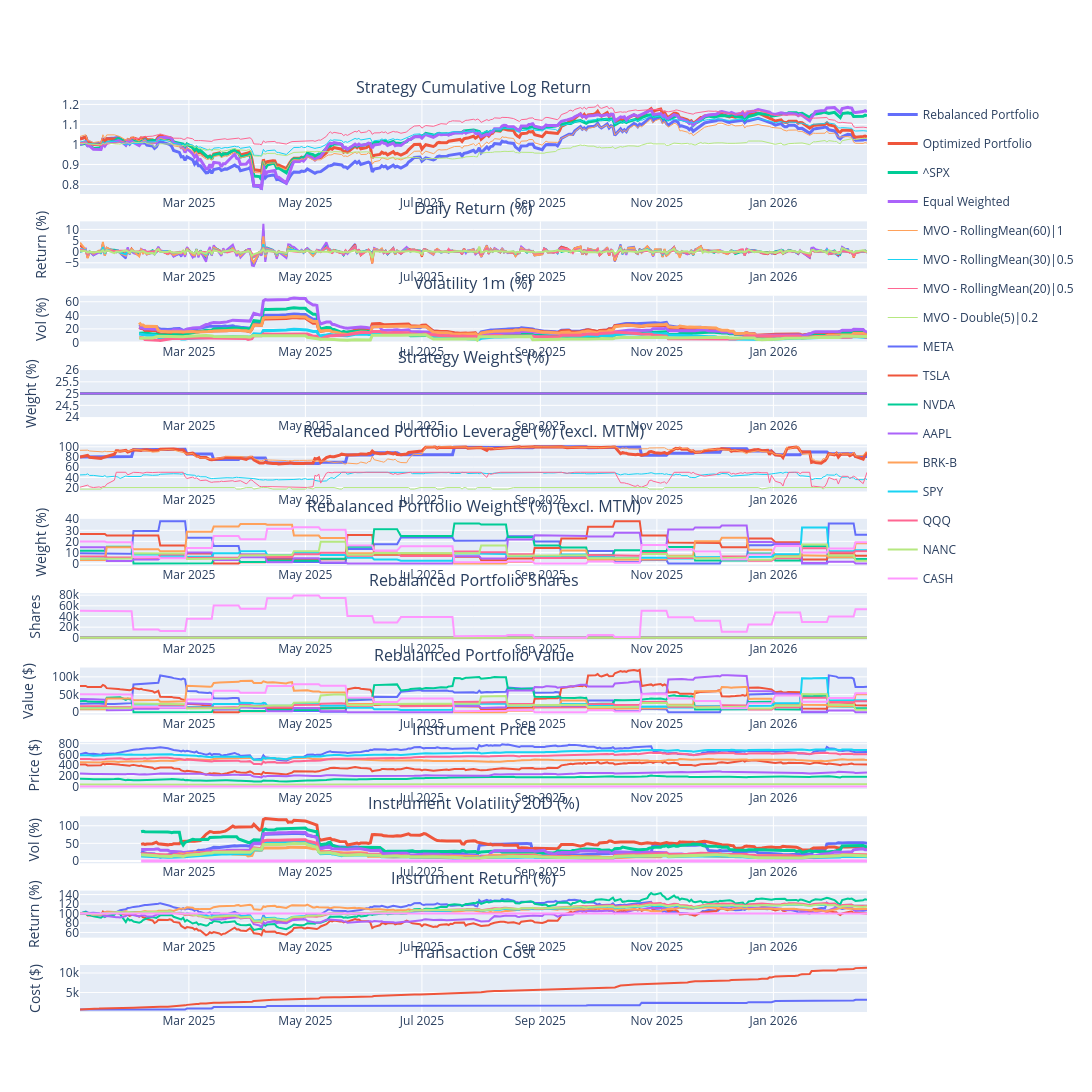

Source (notebook cell):
### Markdown cell above
# Log

2024-11-22: If we don't fix sum of weights to constant (e.g. 1), the model would statisfy the HHI constraints by reducing the overeall weights only, but not diversing the portfolios. Still, fixing to 1 is not good because sometime we should de-leverage given signals are weak. So we can consider to add a cash element in the optimization

2024-11-30: Create benchmark portfolios (e.g. equally weighted of all stocks) (DONE)

2024-12-06: Alpha models using returns relative to something (e.g. SPX)

### Code cell
portfolio = PortfolioStandard(
    capital=221437 + 35466,
    name='MVOPortfolio',        
    rebalance_iter=RebalancerIter('0 0 * * Fri', 2),        
    tc_model=TransactionCostFutu(), 
    systems_style=SystemStyle.VERTICAL,
    systems=[        
        # Long terms signals => 60days return / diversified        
        TradingSubSystemSingle(vol_target=vol_target, instruments=instruments, strategy=[MeanVarianceOpt(alpha_model=RollingMean(60), risk_model=RollingMeanCovNeg(60), gamma=10, hhi=0.2, confidence=1, leverage=1)], max_leverage=max_leverage, offset=100),

        # Mid terms signals => 30days return / diversified        
        TradingSubSystemSingle(vol_target=vol_target, instruments=instruments, strategy=[MeanVarianceOpt(alpha_model=RollingMean(30), risk_model=RollingMeanCovNeg(30), gamma=10, hhi=0.2, confidence=0.5, leverage=1)], max_leverage=max_leverage, offset=100),

        # Short terms signals => 5 and 10days returns / less diversified
        TradingSubSystemSingle(vol_target=vol_target, instruments=instruments, strategy=[MeanVarianceOpt(alpha_model=RollingMean(20), risk_model=RollingMeanCovNeg(20), gamma=30, hhi=0.4, confidence=0.5, leverage=1)], max_leverage=max_leverage, offset=100),         
        # TradingSubSystemSingle(vol_target=vol_target, instruments=instruments, strategy=[MeanVarianceOpt(alpha_model=RollingMean(5), risk_model=RollingMeanCovNeg(5), gamma=30, hhi=0.4, confidence=0.5, leverage=1)], max_leverage=max_leverage, offset=60),         

        # Mean Revert signals => 2days RSI / concentrated
        # TradingSubSystemSingle(vol_target=vol_target, instruments=instruments, strategy=[MeanVarianceOpt(alpha_model=RSI(2,10), risk_model=ZeroCov(), gamma=0, hhi=0, confidence=0.2)], max_leverage=max_leverage, offset=200),
        # TradingSubSystemSingle(vol_target=vol_target, instruments=instruments, strategy=[MeanVarianceOpt(alpha_model=RSI(2,95), risk_model=ZeroCov(), gamma=0, hhi=0, confidence=-1)], max_leverage=max_leverage, offset=200),

        # Mean Revert signals => Double7 / concentrated
        TradingSubSystemSingle(vol_target=vol_target, instruments=instruments, strategy=[MeanVarianceOpt(alpha_model=Double7(5), risk_model=ZeroCov(), gamma=0, hhi=0, confidence=0.2)], max_leverage=max_leverage, offset=200),
    ]
)

portfolio.set_start_date(start_date)
portfolio.set_end_date(end_date)
portfolio.backtest_subsystems()
portfolio.optimize()
portfolio.backtest()
portfolio.rebalance()
portfolio.performance(show_all_rets=True)

### Figure 1 — Plotly figure (JSON) as saved in the notebook; plotly's stock layout.template omitted (floating-point values rounded to 4 significant figures; data arrays with more than 128 entries replaced by an {"elided": "..."} marker saying what was removed)
{"data": [{"legendgroup": "Rebalanced Portfolio", "line": {"width": 3}, "marker": {"color": "#636EFA"}, "name": "Rebalanced Portfolio", "type": "scatter", "x": {"elided": "282 str values"}, "xaxis": "x", "y": {"elided": "282 float values"}, "yaxis": "y"}, {"legendgroup": "Rebalanced Portfolio", "marker": {"color": "#636EFA"}, "name": "Rebalanced Portfolio", "showlegend": false, "type": "scatter", "x": {"elided": "282 str values"}, "xaxis": "x2", "y": {"elided": "282 float values"}, "yaxis": "y2"}, {"legendgroup": "Rebalanced Portfolio", "line": {"width": 3}, "marker": {"color": "#636EFA"}, "name": "Rebalanced Portfolio", "showlegend": false, "type": "scatter", "x": {"elided": "282 str values"}, "xaxis": "x3", "y": {"elided": "282 float values"}, "yaxis": "y3"}, {"legendgroup": "Rebalanced Portfolio", "line": {"width": 3}, "marker": {"color": "#636EFA"}, "name": "Rebalanced Portfolio", "showlegend": false, "type": "scatter", "x": {"elided": "282 str values"}, "xaxis": "x5", "y": {"elided": "282 float values"}, "yaxis": "y5"}, {"legendgroup": "Rebalanced Portfolio", "marker": {"color": "#636EFA"}, "name": "Rebalanced Portfolio", "showlegend": false, "type": "scatter", "x": {"elided": "282 str values"}, "xaxis": "x12", "y": {"elided": "282 float values"}, "yaxis": "y12"}, {"legendgroup": "Optimized Portfolio", "line": {"width": 3}, "marker": {"color": "#EF553B"}, "name": "Optimized Portfolio", "type": "scatter", "x": {"elided": "282 str values"}, "xaxis": "x", "y": {"elided": "282 float values"}, "yaxis": "y"}, {"legendgroup": "Optimized Portfolio", "marker": {"color": "#EF553B"}, "name": "Optimized Portfolio", "showlegend": false, "type": "scatter", "x": {"elided": "282 str values"}, "xaxis": "x2", "y": {"elided": "282 float values"}, "yaxis": "y2"}, {"legendgroup": "Optimized Portfolio", "line": {"width": 3}, "marker": {"color": "#EF553B"}, "name": "Optimized Portfolio", "showlegend": false, "type": "scatter", "x": {"elided": "282 str values"}, "xaxis": "x3", "y": {"elided": "282 float values"}, "yaxis": "y3"}, {"legendgroup": "Optimized Portfolio", "line": {"width": 3}, "marker": {"color": "#EF553B"}, "name": "Optimized Portfolio", "showlegend": false, "type": "scatter", "x": {"elided": "282 str values"}, "xaxis": "x5", "y": {"elided": "282 float values"}, "yaxis": "y5"}, {"legendgroup": "Optimized Portfolio", "marker": {"color": "#EF553B"}, "name": "Optimized Portfolio", "showlegend": false, "type": "scatter", "x": {"elided": "282 str values"}, "xaxis": "x12", "y": {"elided": "282 float values"}, "yaxis": "y12"}, {"legendgroup": "^SPX", "line": {"width": 3}, "marker": {"color": "#00CC96"}, "name": "^SPX", "type": "scatter", "x": {"elided": "282 str values"}, "xaxis": "x", "y": {"elided": "282 float values"}, "yaxis": "y"}, {"legendgroup": "^SPX", "marker": {"color": "#00CC96"}, "name": "^SPX", "showlegend": false, "type": "scatter", "x": {"elided": "282 str values"}, "xaxis": "x2", "y": {"elided": "282 float values"}, "yaxis": "y2"}, {"legendgroup": "^SPX", "line": {"width": 3}, "marker": {"color": "#00CC96"}, "name": "^SPX", "showlegend": false, "type": "scatter", "x": {"elided": "282 str values"}, "xaxis": "x3", "y": {"elided": "282 float values"}, "yaxis": "y3"}, {"legendgroup": "Equal Weighted", "line": {"width": 3}, "marker": {"color": "#AB63FA"}, "name": "Equal Weighted", "type": "scatter", "x": {"elided": "282 str values"}, "xaxis": "x", "y": {"elided": "282 float values"}, "yaxis": "y"}, {"legendgroup": "Equal Weighted", "marker": {"color": "#AB63FA"}, "name": "Equal Weighted", "showlegend": false, "type": "scatter", "x": {"elided": "282 str values"}, "xaxis": "x2", "y": {"elided": "282 float values"}, "yaxis": "y2"}, {"legendgroup": "Equal Weighted", "line": {"width": 3}, "marker": {"color": "#AB63FA"}, "name": "Equal Weighted", "showlegend": false, "type": "scatter", "x": {"elided": "282 str values"}, "xaxis": "x3", "y": {"elided": "282 float values"}, "yaxis": "y3"}, {"legendgroup": "MVO - RollingMean(60)|1", "line": {"width": 1}, "marker": {"color": "#FFA15A"}, "name": "MVO - RollingMean(60)|1", "type": "scatter", "x": {"elided": "282 str values"}, "xaxis": "x", "y": {"elided": "282 float values"}, "yaxis": "y"}, {"legendgroup": "MVO - RollingMean(60)|1", "marker": {"color": "#FFA15A"}, "name": "MVO - RollingMean(60)|1", "showlegend": false, "type": "scatter", "x": {"elided": "282 str values"}, "xaxis": "x2", "y": {"elided": "282 float values"}, "yaxis": "y2"}, {"legendgroup": "MVO - RollingMean(60)|1", "line": {"width": 3}, "marker": {"color": "#FFA15A"}, "name": "MVO - RollingMean(60)|1", "showlegend": false, "type": "scatter", "x": {"elided": "282 str values"}, "xaxis": "x3", "y": {"elided": "282 float values"}, "yaxis": "y3"}, {"legendgroup": "MVO - RollingMean(60)|1", "line": {"width": 1}, "marker": {"color": "#FFA15A"}, "name": "MVO - RollingMean(60)|1", "showlegend": false, "type": "scatter", "x": {"elided": "282 str values"}, "xaxis": "x5", "y": {"elided": "282 float values"}, "yaxis": "y5"}, {"legendgroup": "MVO - RollingMean(30)|0.5", "line": {"width": 1}, "marker": {"color": "#19D3F3"}, "name": "MVO - RollingMean(30)|0.5", "type": "scatter", "x": {"elided": "282 str values"}, "xaxis": "x", "y": {"elided": "282 float values"}, "yaxis": "y"}, {"legendgroup": "MVO - RollingMean(30)|0.5", "marker": {"color": "#19D3F3"}, "name": "MVO - RollingMean(30)|0.5", "showlegend": false, "type": "scatter", "x": {"elided": "282 str values"}, "xaxis": "x2", "y": {"elided": "282 float values"}, "yaxis": "y2"}, {"legendgroup": "MVO - RollingMean(30)|0.5", "line": {"width": 3}, "marker": {"color": "#19D3F3"}, "name": "MVO - RollingMean(30)|0.5", "showlegend": false, "type": "scatter", "x": {"elided": "282 str values"}, "xaxis": "x3", "y": {"elided": "282 float values"}, "yaxis": "y3"}, {"legendgroup": "MVO - RollingMean(30)|0.5", "line": {"width": 1}, "marker": {"color": "#19D3F3"}, "name": "MVO - RollingMean(30)|0.5", "showlegend": false, "type": "scatter", "x": {"elided": "282 str values"}, "xaxis": "x5", "y": {"elided": "282 float values"}, "yaxis": "y5"}, {"legendgroup": "MVO - RollingMean(20)|0.5", "line": {"width": 1}, "marker": {"color": "#FF6692"}, "name": "MVO - RollingMean(20)|0.5", "type": "scatter", "x": {"elided": "282 str values"}, "xaxis": "x", "y": {"elided": "282 float values"}, "yaxis": "y"}, {"legendgroup": "MVO - RollingMean(20)|0.5", "marker": {"color": "#FF6692"}, "name": "MVO - RollingMean(20)|0.5", "showlegend": false, "type": "scatter", "x": {"elided": "282 str values"}, "xaxis": "x2", "y": {"elided": "282 float values"}, "yaxis": "y2"}, {"legendgroup": "MVO - RollingMean(20)|0.5", "line": {"width": 3}, "marker": {"color": "#FF6692"}, "name": "MVO - RollingMean(20)|0.5", "showlegend": false, "type": "scatter", "x": {"elided": "282 str values"}, "xaxis": "x3", "y": {"elided": "282 float values"}, "yaxis": "y3"}, {"legendgroup": "MVO - RollingMean(20)|0.5", "line": {"width": 1}, "marker": {"color": "#FF6692"}, "name": "MVO - RollingMean(20)|0.5", "showlegend": false, "type": "scatter", "x": {"elided": "282 str values"}, "xaxis": "x5", "y": {"elided": "282 float values"}, "yaxis": "y5"}, {"legendgroup": "MVO - Double(5)|0.2", "line": {"width": 1}, "marker": {"color": "#B6E880"}, "name": "MVO - Double(5)|0.2", "type": "scatter", "x": {"elided": "282 str values"}, "xaxis": "x", "y": {"elided": "282 float values"}, "yaxis": "y"}, {"legendgroup": "MVO - Double(5)|0.2", "marker": {"color": "#B6E880"}, "name": "MVO - Double(5)|0.2", "showlegend": false, "type": "scatter", "x": {"elided": "282 str values"}, "xaxis": "x2", "y": {"elided": "282 float values"}, "yaxis": "y2"}, {"legendgroup": "MVO - Double(5)|0.2", "line": {"width": 3}, "marker": {"color": "#B6E880"}, "name": "MVO - Double(5)|0.2", "showlegend": false, "type": "scatter", "x": {"elided": "282 str values"}, "xaxis": "x3", "y": {"elided": "282 float values"}, "yaxis": "y3"}, {"legendgroup": "MVO - Double(5)|0.2", "line": {"width": 1}, "marker": {"color": "#B6E880"}, "name": "MVO - Double(5)|0.2", "showlegend": false, "type": "scatter", "x": {"elided": "282 str values"}, "xaxis": "x5", "y": {"elided": "282 float values"}, "yaxis": "y5"}, {"legendgroup": "MVO - RollingMean(60)|1", "marker": {"color": "#636EFA"}, "name": "MVO - RollingMean(60)|1", "showlegend": false, "type": "scatter", "x": {"elided": "282 str values"}, "xaxis": "x4", "y": {"elided": "282 int values"}, "yaxis": "y4"}, {"legendgroup": "MVO - RollingMean(30)|0.5", "marker": {"color": "#EF553B"}, "name": "MVO - RollingMean(30)|0.5", "showlegend": false, "type": "scatter", "x": {"elided": "282 str values"}, "xaxis": "x4", "y": {"elided": "282 int values"}, "yaxis": "y4"}, {"legendgroup": "MVO - RollingMean(20)|0.5", "marker": {"color": "#00CC96"}, "name": "MVO - RollingMean(20)|0.5", "showlegend": false, "type": "scatter", "x": {"elided": "282 str values"}, "xaxis": "x4", "y": {"elided": "282 int values"}, "yaxis": "y4"}, {"legendgroup": "MVO - Double(5)|0.2", "marker": {"color": "#AB63FA"}, "name": "MVO - Double(5)|0.2", "showlegend": false, "type": "scatter", "x": {"elided": "282 str values"}, "xaxis": "x4", "y": {"elided": "282 int values"}, "yaxis": "y4"}, {"legendgroup": "META", "marker": {"color": "#636EFA"}, "name": "META", "showlegend": true, "type": "scatter", "x": {"elided": "282 str values"}, "xaxis": "x6", "y": {"elided": "282 float values"}, "yaxis": "y6"}, {"legendgroup": "META", "marker": {"color": "#636EFA"}, "name": "META", "showlegend": false, "type": "scatter", "x": {"elided": "282 str values"}, "xaxis": "x7", "y": {"elided": "282 float values"}, "yaxis": "y7"}, {"legendgroup": "META", "marker": {"color": "#636EFA"}, "name": "META", "showlegend": false, "type": "scatter", "x": {"elided": "282 str values"}, "xaxis": "x8", "y": {"elided": "282 float values"}, "yaxis": "y8"}, {"legendgroup": "META", "marker": {"color": "#636EFA"}, "name": "META", "showlegend": false, "type": "scatter", "x": {"elided": "282 str values"}, "xaxis": "x9", "y": {"elided": "282 float values"}, "yaxis": "y9"}, {"legendgroup": "META", "line": {"width": 3}, "marker": {"color": "#636EFA"}, "name": "META", "showlegend": false, "type": "scatter", "x": {"elided": "282 str values"}, "xaxis": "x10", "y": {"elided": "282 float values"}, "yaxis": "y10"}, {"legendgroup": "META", "marker": {"color": "#636EFA"}, "name": "META", "showlegend": false, "type": "scatter", "x": {"elided": "282 str values"}, "xaxis": "x11", "y": {"elided": "282 float values"}, "yaxis": "y11"}, {"legendgroup": "TSLA", "marker": {"color": "#EF553B"}, "name": "TSLA", "showlegend": true, "type": "scatter", "x": {"elided": "282 str values"}, "xaxis": "x6", "y": {"elided": "282 float values"}, "yaxis": "y6"}, {"legendgroup": "TSLA", "marker": {"color": "#EF553B"}, "name": "TSLA", "showlegend": false, "type": "scatter", "x": {"elided": "282 str values"}, "xaxis": "x7", "y": {"elided": "282 float values"}, "yaxis": "y7"}, {"legendgroup": "TSLA", "marker": {"color": "#EF553B"}, "name": "TSLA", "showlegend": false, "type": "scatter", "x": {"elided": "282 str values"}, "xaxis": "x8", "y": {"elided": "282 float values"}, "yaxis": "y8"}, {"legendgroup": "TSLA", "marker": {"color": "#EF553B"}, "name": "TSLA", "showlegend": false, "type": "scatter", "x": {"elided": "282 str values"}, "xaxis": "x9", "y": {"elided": "282 float values"}, "yaxis": "y9"}, {"legendgroup": "TSLA", "line": {"width": 3}, "marker": {"color": "#EF553B"}, "name": "TSLA", "showlegend": false, "type": "scatter", "x": {"elided": "282 str values"}, "xaxis": "x10", "y": {"elided": "282 float values"}, "yaxis": "y10"}, {"legendgroup": "TSLA", "marker": {"color": "#EF553B"}, "name": "TSLA", "showlegend": false, "type": "scatter", "x": {"elided": "282 str values"}, "xaxis": "x11", "y": {"elided": "282 float values"}, "yaxis": "y11"}, {"legendgroup": "NVDA", "marker": {"color": "#00CC96"}, "name": "NVDA", "showlegend": true, "type": "scatter", "x": {"elided": "282 str values"}, "xaxis": "x6", "y": {"elided": "282 float values"}, "yaxis": "y6"}, {"legendgroup": "NVDA", "marker": {"color": "#00CC96"}, "name": "NVDA", "showlegend": false, "type": "scatter", "x": {"elided": "282 str values"}, "xaxis": "x7", "y": {"elided": "282 float values"}, "yaxis": "y7"}, {"legendgroup": "NVDA", "marker": {"color": "#00CC96"}, "name": "NVDA", "showlegend": false, "type": "scatter", "x": {"elided": "282 str values"}, "xaxis": "x8", "y": {"elided": "282 float values"}, "yaxis": "y8"}, {"legendgroup": "NVDA", "marker": {"color": "#00CC96"}, "name": "NVDA", "showlegend": false, "type": "scatter", "x": {"elided": "282 str values"}, "xaxis": "x9", "y": {"elided": "282 float values"}, "yaxis": "y9"}, {"legendgroup": "NVDA", "line": {"width": 3}, "marker": {"color": "#00CC96"}, "name": "NVDA", "showlegend": false, "type": "scatter", "x": {"elided": "282 str values"}, "xaxis": "x10", "y": {"elided": "282 float values"}, "yaxis": "y10"}, {"legendgroup": "NVDA", "marker": {"color": "#00CC96"}, "name": "NVDA", "showlegend": false, "type": "scatter", "x": {"elided": "282 str values"}, "xaxis": "x11", "y": {"elided": "282 float values"}, "yaxis": "y11"}, {"legendgroup": "AAPL", "marker": {"color": "#AB63FA"}, "name": "AAPL", "showlegend": true, "type": "scatter", "x": {"elided": "282 str values"}, "xaxis": "x6", "y": {"elided": "282 float values"}, "yaxis": "y6"}, {"legendgroup": "AAPL", "marker": {"color": "#AB63FA"}, "name": "AAPL", "showlegend": false, "type": "scatter", "x": {"elided": "282 str values"}, "xaxis": "x7", "y": {"elided": "282 float values"}, "yaxis": "y7"}, {"legendgroup": "AAPL", "marker": {"color": "#AB63FA"}, "name": "AAPL", "showlegend": false, "type": "scatter", "x": {"elided": "282 str values"}, "xaxis": "x8", "y": {"elided": "282 float values"}, "yaxis": "y8"}, {"legendgroup": "AAPL", "marker": {"color": "#AB63FA"}, "name": "AAPL", "showlegend": false, "type": "scatter", "x": {"elided": "282 str values"}, "xaxis": "x9", "y": {"elided": "282 float values"}, "yaxis": "y9"}, {"legendgroup": "AAPL", "line": {"width": 3}, "marker": {"color": "#AB63FA"}, "name": "AAPL", "showlegend": false, "type": "scatter", "x": {"elided": "282 str values"}, "xaxis": "x10", "y": {"elided": "282 float values"}, "yaxis": "y10"}, {"legendgroup": "AAPL", "marker": {"color": "#AB63FA"}, "name": "AAPL", "showlegend": false, "type": "scatter", "x": {"elided": "282 str values"}, "xaxis": "x11", "y": {"elided": "282 float values"}, "yaxis": "y11"}, {"legendgroup": "BRK-B", "marker": {"color": "#FFA15A"}, "name": "BRK-B", "showlegend": true, "type": "scatter", "x": {"elided": "282 str values"}, "xaxis": "x6", "y": {"elided": "282 float values"}, "yaxis": "y6"}, {"legendgroup": "BRK-B", "marker": {"color": "#FFA15A"}, "name": "BRK-B", "showlegend": false, "type": "scatter", "x": {"elided": "282 str values"}, "xaxis": "x7", "y": {"elided": "282 float values"}, "yaxis": "y7"}, {"legendgroup": "BRK-B", "marker": {"color": "#FFA15A"}, "name": "BRK-B", "showlegend": false, "type": "scatter", "x": {"elided": "282 str values"}, "xaxis": "x8", "y": {"elided": "282 float values"}, "yaxis": "y8"}, {"legendgroup": "BRK-B", "marker": {"color": "#FFA15A"}, "name": "BRK-B", "showlegend": false, "type": "scatter", "x": {"elided": "282 str values"}, "xaxis": "x9", "y": {"elided": "282 float values"}, "yaxis": "y9"}, {"legendgroup": "BRK-B", "line": {"width": 3}, "marker": {"color": "#FFA15A"}, "name": "BRK-B", "showlegend": false, "type": "scatter", "x": {"elided": "282 str values"}, "xaxis": "x10", "y": {"elided": "282 float values"}, "yaxis": "y10"}, {"legendgroup": "BRK-B", "marker": {"color": "#FFA15A"}, "name": "BRK-B", "showlegend": false, "type": "scatter", "x": {"elided": "282 str values"}, "xaxis": "x11", "y": {"elided": "282 float values"}, "yaxis": "y11"}, {"legendgroup": "SPY", "marker": {"color": "#19D3F3"}, "name": "SPY", "showlegend": true, "type": "scatter", "x": {"elided": "282 str values"}, "xaxis": "x6", "y": {"elided": "282 float values"}, "yaxis": "y6"}, {"legendgroup": "SPY", "marker": {"color": "#19D3F3"}, "name": "SPY", "showlegend": false, "type": "scatter", "x": {"elided": "282 str values"}, "xaxis": "x7", "y": {"elided": "282 float values"}, "yaxis": "y7"}, {"legendgroup": "SPY", "marker": {"color": "#19D3F3"}, "name": "SPY", "showlegend": false, "type": "scatter", "x": {"elided": "282 str values"}, "xaxis": "x8", "y": {"elided": "282 float values"}, "yaxis": "y8"}, {"legendgroup": "SPY", "marker": {"color": "#19D3F3"}, "name": "SPY", "showlegend": false, "type": "scatter", "x": {"elided": "282 str values"}, "xaxis": "x9", "y": {"elided": "282 float values"}, "yaxis": "y9"}, {"legendgroup": "SPY", "line": {"width": 3}, "marker": {"color": "#19D3F3"}, "name": "SPY", "showlegend": false, "type": "scatter", "x": {"elided": "282 str values"}, "xaxis": "x10", "y": {"elided": "282 float values"}, "yaxis": "y10"}, {"legendgroup": "SPY", "marker": {"color": "#19D3F3"}, "name": "SPY", "showlegend": false, "type": "scatter", "x": {"elided": "282 str values"}, "xaxis": "x11", "y": {"elided": "282 float values"}, "yaxis": "y11"}, {"legendgroup": "QQQ", "marker": {"color": "#FF6692"}, "name": "QQQ", "showlegend": true, "type": "scatter", "x": {"elided": "282 str values"}, "xaxis": "x6", "y": {"elided": "282 float values"}, "yaxis": "y6"}, {"legendgroup": "QQQ", "marker": {"color": "#FF6692"}, "name": "QQQ", "showlegend": false, "type": "scatter", "x": {"elided": "282 str values"}, "xaxis": "x7", "y": {"elided": "282 float values"}, "yaxis": "y7"}, {"legendgroup": "QQQ", "marker": {"color": "#FF6692"}, "name": "QQQ", "showlegend": false, "type": "scatter", "x": {"elided": "282 str values"}, "xaxis": "x8", "y": {"elided": "282 float values"}, "yaxis": "y8"}, {"legendgroup": "QQQ", "marker": {"color": "#FF6692"}, "name": "QQQ", "showlegend": false, "type": "scatter", "x": {"elided": "282 str values"}, "xaxis": "x9", "y": {"elided": "282 float values"}, "yaxis": "y9"}, {"legendgroup": "QQQ", "line": {"width": 3}, "marker": {"color": "#FF6692"}, "name": "QQQ", "showlegend": false, "type": "scatter", "x": {"elided": "282 str values"}, "xaxis": "x10", "y": {"elided": "282 float values"}, "yaxis": "y10"}, {"legendgroup": "QQQ", "marker": {"color": "#FF6692"}, "name": "QQQ", "showlegend": false, "type": "scatter", "x": {"elided": "282 str values"}, "xaxis": "x11", "y": {"elided": "282 float values"}, "yaxis": "y11"}, {"legendgroup": "NANC", "marker": {"color": "#B6E880"}, "name": "NANC", "showlegend": true, "type": "scatter", "x": {"elided": "282 str values"}, "xaxis": "x6", "y": {"elided": "282 float values"}, "yaxis": "y6"}, {"legendgroup": "NANC", "marker": {"color": "#B6E880"}, "name": "NANC", "showlegend": false, "type": "scatter", "x": {"elided": "282 str values"}, "xaxis": "x7", "y": {"elided": "282 float values"}, "yaxis": "y7"}, {"legendgroup": "NANC", "marker": {"color": "#B6E880"}, "name": "NANC", "showlegend": false, "type": "scatter", "x": {"elided": "282 str values"}, "xaxis": "x8", "y": {"elided": "282 float values"}, "yaxis": "y8"}, {"legendgroup": "NANC", "marker": {"color": "#B6E880"}, "name": "NANC", "showlegend": false, "type": "scatter", "x": {"elided": "282 str values"}, "xaxis": "x9", "y": {"elided": "282 float values"}, "yaxis": "y9"}, {"legendgroup": "NANC", "line": {"width": 3}, "marker": {"color": "#B6E880"}, "name": "NANC", "showlegend": false, "type": "scatter", "x": {"elided": "282 str values"}, "xaxis": "x10", "y": {"elided": "282 float values"}, "yaxis": "y10"}, {"legendgroup": "NANC", "marker": {"color": "#B6E880"}, "name": "NANC", "showlegend": false, "type": "scatter", "x": {"elided": "282 str values"}, "xaxis": "x11", "y": {"elided": "282 float values"}, "yaxis": "y11"}, {"legendgroup": "CASH", "marker": {"color": "#FF97FF"}, "name": "CASH", "showlegend": true, "type": "scatter", "x": {"elided": "282 str values"}, "xaxis": "x6", "y": {"elided": "282 float values"}, "yaxis": "y6"}, {"legendgroup": "CASH", "marker": {"color": "#FF97FF"}, "name": "CASH", "showlegend": false, "type": "scatter", "x": {"elided": "282 str values"}, "xaxis": "x7", "y": {"elided": "282 float values"}, "yaxis": "y7"}, {"legendgroup": "CASH", "marker": {"color": "#FF97FF"}, "name": "CASH", "showlegend": false, "type": "scatter", "x": {"elided": "282 str values"}, "xaxis": "x8", "y": {"elided": "282 float values"}, "yaxis": "y8"}, {"legendgroup": "CASH", "marker": {"color": "#FF97FF"}, "name": "CASH", "showlegend": false, "type": "scatter", "x": {"elided": "282 str values"}, "xaxis": "x9", "y": {"elided": "282 int values"}, "yaxis": "y9"}, {"legendgroup": "CASH", "line": {"width": 3}, "marker": {"color": "#FF97FF"}, "name": "CASH", "showlegend": false, "type": "scatter", "x": {"elided": "282 str values"}, "xaxis": "x10", "y": {"elided": "282 float values"}, "yaxis": "y10"}, {"legendgroup": "CASH", "marker": {"color": "#FF97FF"}, "name": "CASH", "showlegend": false, "type": "scatter", "x": {"elided": "282 str values"}, "xaxis": "x11", "y": {"elided": "282 float values"}, "yaxis": "y11"}], "layout": {"annotations": [{"font": {"size": 16}, "showarrow": false, "text": "Strategy Cumulative Log Return", "x": 0.5, "xanchor": "center", "xref": "paper", "y": 1, "yanchor": "bottom", "yref": "paper"}, {"font": {"size": 16}, "showarrow": false, "text": "Daily Return (%)", "x": 0.5, "xanchor": "center", "xref": "paper", "y": 0.8669, "yanchor": "bottom", "yref": "paper"}, {"font": {"size": 16}, "showarrow": false, "text": "Volatility 1m (%)", "x": 0.5, "xanchor": "center", "xref": "paper", "y": 0.7854, "yanchor": "bottom", "yref": "paper"}, {"font": {"size": 16}, "showarrow": false, "text": "Strategy Weights (%)", "x": 0.5, "xanchor": "center", "xref": "paper", "y": 0.7038, "yanchor": "bottom", "yref": "paper"}, {"font": {"size": 16}, "showarrow": false, "text": "Rebalanced Portfolio Leverage (%) (excl. MTM)", "x": 0.5, "xanchor": "center", "xref": "paper", "y": 0.6223, "yanchor": "bottom", "yref": "paper"}, {"font": {"size": 16}, "showarrow": false, "text": "Rebalanced Portfolio Weights (%) (excl. MTM)", "x": 0.5, "xanchor": "center", "xref": "paper", "y": 0.5408, "yanchor": "bottom", "yref": "paper"}, {"font": {"size": 16}, "showarrow": false, "text": "Rebalanced Portfolio Shares", "x": 0.5, "xanchor": "center", "xref": "paper", "y": 0.4592, "yanchor": "bottom", "yref": "paper"}, {"font": {"size": 16}, "showarrow": false, "text": "Rebalanced Portfolio Value", "x": 0.5, "xanchor": "center", "xref": "paper", "y": 0.3777, "yanchor": "bottom", "yref": "paper"}, {"font": {"size": 16}, "showarrow": false, "text": "Instrument Price", "x": 0.5, "xanchor": "center", "xref": "paper", "y": 0.2962, "yanchor": "bottom", "yref": "paper"}, {"font": {"size": 16}, "showarrow": false, "text": "Instrument Volatility 20D (%)", "x": 0.5, "xanchor": "center", "xref": "paper", "y": 0.2146, "yanchor": "bottom", "yref": "paper"}, {"font": {"size": 16}, "showarrow": false, "text": "Instrument Return (%)", "x": 0.5, "xanchor": "center", "xref": "paper", "y": 0.1331, "yanchor": "bottom", "yref": "paper"}, {"font": {"size": 16}, "showarrow": false, "text": "Transaction Cost", "x": 0.5, "xanchor": "center", "xref": "paper", "y": 0.05154, "yanchor": "bottom", "yref": "paper"}], "height": 4000, "hoverlabel": {"namelength": -1}, "hovermode": "x", "width": 1500, "xaxis": {"anchor": "y", "domain": [0, 1], "matches": "x12", "showticklabels": true}, "xaxis10": {"anchor": "y10", "domain": [0, 1], "matches": "x12", "showticklabels": true}, "xaxis11": {"anchor": "y11", "domain": [0, 1], "matches": "x12", "showticklabels": true}, "xaxis12": {"anchor": "y12", "domain": [0, 1], "showticklabels": true}, "xaxis2": {"anchor": "y2", "domain": [0, 1], "matches": "x12", "showticklabels": true}, "xaxis3": {"anchor": "y3", "domain": [0, 1], "matches": "x12", "showticklabels": true}, "xaxis4": {"anchor": "y4", "domain": [0, 1], "matches": "x12", "showticklabels": true}, "xaxis5": {"anchor": "y5", "domain": [0, 1], "matches": "x12", "showticklabels": true}, "xaxis6": {"anchor": "y6", "domain": [0, 1], "matches": "x12", "showticklabels": true}, "xaxis7": {"anchor": "y7", "domain": [0, 1], "matches": "x12", "showticklabels": true}, "xaxis8": {"anchor": "y8", "domain": [0, 1], "matches": "x12", "showticklabels": true}, "xaxis9": {"anchor": "y9", "domain": [0, 1], "matches": "x12", "showticklabels": true}, "yaxis": {"anchor": "x", "domain": [0.8969, 1]}, "yaxis10": {"anchor": "x10", "domain": [0.1631, 0.2146], "title": {"text": "Vol (%)"}}, "yaxis11": {"anchor": "x11", "domain": [0.08154, 0.1331], "title": {"text": "Return (%)"}}, "yaxis12": {"anchor": "x12", "domain": [0, 0.05154], "title": {"text": "Cost ($)"}}, "yaxis2": {"anchor": "x2", "domain": [0.8154, 0.8669], "title": {"text": "Return (%)"}}, "yaxis3": {"anchor": "x3", "domain": [0.7338, 0.7854], "title": {"text": "Vol (%)"}}, "yaxis4": {"anchor": "x4", "domain": [0.6523, 0.7038], "title": {"text": "Weight (%)"}}, "yaxis5": {"anchor": "x5", "domain": [0.5708, 0.6223]}, "yaxis6": {"anchor": "x6", "domain": [0.4892, 0.5408], "title": {"text": "Weight (%)"}}, "yaxis7": {"anchor": "x7", "domain": [0.4077, 0.4592], "title": {"text": "Shares"}}, "yaxis8": {"anchor": "x8", "domain": [0.3262, 0.3777], "title": {"text": "Value ($)"}}, "yaxis9": {"anchor": "x9", "domain": [0.2446, 0.2962], "title": {"text": "Price ($)"}}}}
